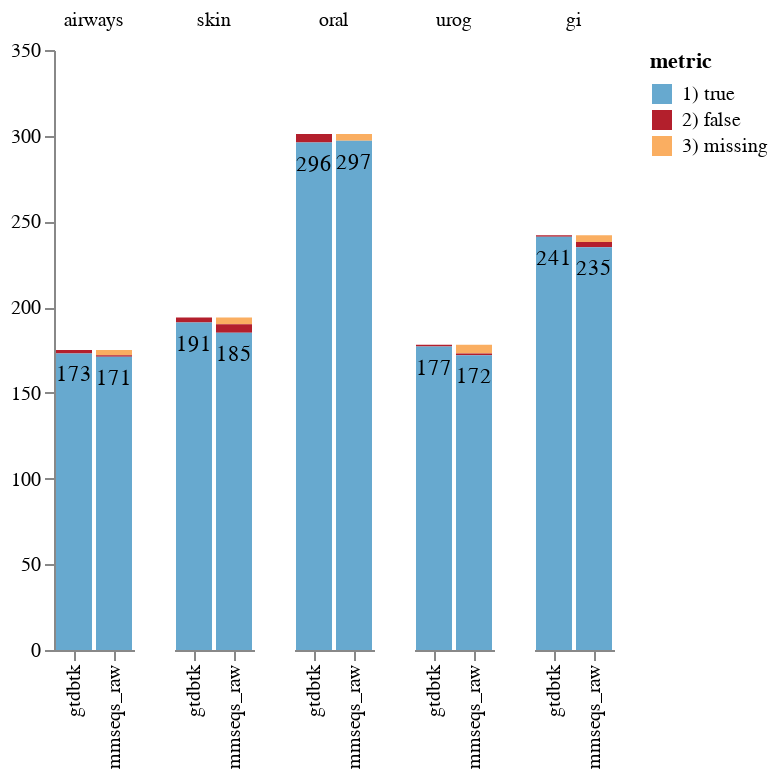

The cell this chart's notebook holds for it:
### Code cell
charts[0]

### Figure 1 — Vega-Lite specification as saved in the notebook (floating-point values rounded to 4 significant figures)
{"config": {"view": {"continuousWidth": 300, "continuousHeight": 300, "strokeOpacity": 0}}, "data": {"name": "data-7b270aa70dd7e012f617aad066ce3a5d"}, "facet": {"column": {"field": "dataset", "sort": ["d", "p", "c", "o", "f", "g", "s"], "title": null, "type": "nominal"}}, "spec": {"layer": [{"mark": {"type": "bar"}, "encoding": {"color": {"field": "metric", "scale": {"range": ["#67a9cf", "#b31f2c", "#faae61"]}, "type": "nominal"}, "order": {"field": "metric", "sort": "ascending", "type": "nominal"}, "x": {"field": "model", "sort": ["gtdbtk", "mmseqs_raw"], "title": null, "type": "nominal"}, "y": {"aggregate": "sum", "axis": {"grid": false, "title": null}, "field": "value", "type": "quantitative"}}}, {"mark": {"type": "text", "baseline": "top", "dx": 0, "dy": 5}, "encoding": {"order": {"field": "metric", "sort": "ascending", "type": "nominal"}, "text": {"field": "text", "type": "nominal"}, "x": {"field": "model", "sort": ["mmseqs"], "type": "nominal"}, "y": {"aggregate": "sum", "field": "value", "stack": "zero", "type": "quantitative"}}}]}, "$schema": "https://vega.github.io/schema/vega-lite/v5.20.1.json", "datasets": {"data-7b270aa70dd7e012f617aad066ce3a5d": [{"taxonomy": "s", "metric": "3) missing", "value": 3, "dataset": "airways", "model": "mmseqs_raw", "text": ""}, {"taxonomy": "s", "metric": "2) false", "value": 1, "dataset": "airways", "model": "mmseqs_raw", "text": ""}, {"taxonomy": "s", "metric": "1) true", "value": 171, "dataset": "airways", "model": "mmseqs_raw", "text": 171.0}, {"taxonomy": "s", "metric": "3) missing", "value": 4, "dataset": "skin", "model": "mmseqs_raw", "text": ""}, {"taxonomy": "s", "metric": "2) false", "value": 5, "dataset": "skin", "model": "mmseqs_raw", "text": ""}, {"taxonomy": "s", "metric": "1) true", "value": 185, "dataset": "skin", "model": "mmseqs_raw", "text": 185.0}, {"taxonomy": "s", "metric": "3) missing", "value": 4, "dataset": "oral", "model": "mmseqs_raw", "text": ""}, {"taxonomy": "s", "metric": "2) false", "value": 0, "dataset": "oral", "model": "mmseqs_raw", "text": ""}, {"taxonomy": "s", "metric": "1) true", "value": 297, "dataset": "oral", "model": "mmseqs_raw", "text": 297.0}, {"taxonomy": "s", "metric": "3) missing", "value": 5, "dataset": "urog", "model": "mmseqs_raw", "text": ""}, {"taxonomy": "s", "metric": "2) false", "value": 1, "dataset": "urog", "model": "mmseqs_raw", "text": ""}, {"taxonomy": "s", "metric": "1) true", "value": 172, "dataset": "urog", "model": "mmseqs_raw", "text": 172.0}, {"taxonomy": "s", "metric": "3) missing", "value": 4, "dataset": "gi", "model": "mmseqs_raw", "text": ""}, {"taxonomy": "s", "metric": "2) false", "value": 3, "dataset": "gi", "model": "mmseqs_raw", "text": ""}, {"taxonomy": "s", "metric": "1) true", "value": 235, "dataset": "gi", "model": "mmseqs_raw", "text": 235.0}, {"taxonomy": "s", "metric": "3) missing", "value": 0, "dataset": "airways", "model": "gtdbtk", "text": ""}, {"taxonomy": "s", "metric": "2) false", "value": 2, "dataset": "airways", "model": "gtdbtk", "text": ""}, {"taxonomy": "s", "metric": "1) true", "value": 173, "dataset": "airways", "model": "gtdbtk", "text": 173.0}, {"taxonomy": "s", "metric": "3) missing", "value": 0, "dataset": "skin", "model": "gtdbtk", "text": ""}, {"taxonomy": "s", "metric": "2) false", "value": 3, "dataset": "skin", "model": "gtdbtk", "text": ""}, {"taxonomy": "s", "metric": "1) true", "value": 191, "dataset": "skin", "model": "gtdbtk", "text": 191.0}, {"taxonomy": "s", "metric": "3) missing", "value": 0, "dataset": "oral", "model": "gtdbtk", "text": ""}, {"taxonomy": "s", "metric": "2) false", "value": 5, "dataset": "oral", "model": "gtdbtk", "text": ""}, {"taxonomy": "s", "metric": "1) true", "value": 296, "dataset": "oral", "model": "gtdbtk", "text": 296.0}, {"taxonomy": "s", "metric": "3) missing", "value": 0, "dataset": "urog", "model": "gtdbtk", "text": ""}, {"taxonomy": "s", "metric": "2) false", "value": 1, "dataset": "urog", "model": "gtdbtk", "text": ""}, {"taxonomy": "s", "metric": "1) true", "value": 177, "dataset": "urog", "model": "gtdbtk", "text": 177.0}, {"taxonomy": "s", "metric": "3) missing", "value": 0, "dataset": "gi", "model": "gtdbtk", "text": ""}, {"taxonomy": "s", "metric": "2) false", "value": 1, "dataset": "gi", "model": "gtdbtk", "text": ""}, {"taxonomy": "s", "metric": "1) true", "value": 241, "dataset": "gi", "model": "gtdbtk", "text": 241.0}]}}
